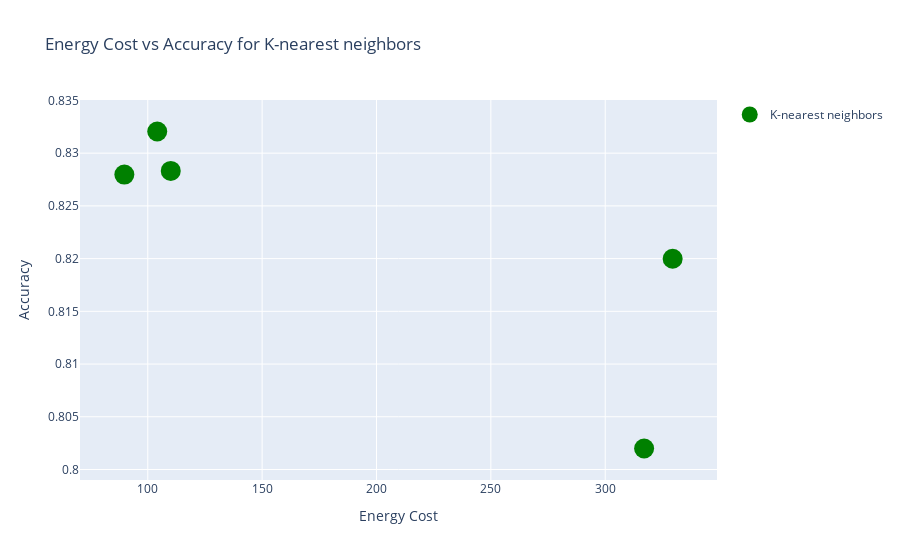
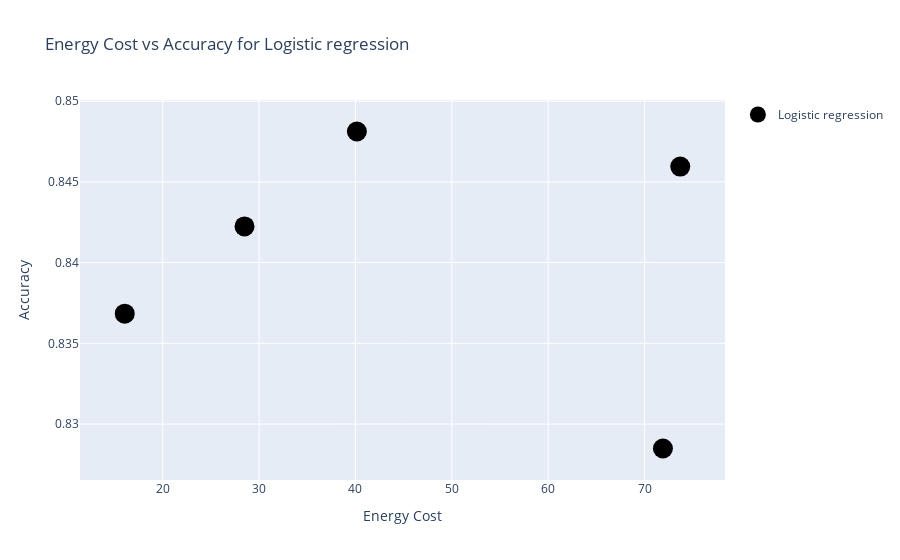
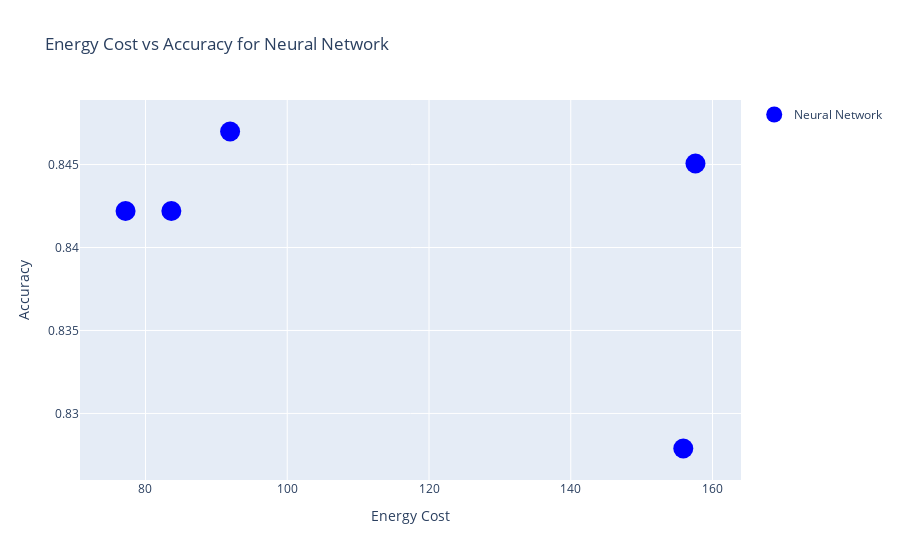

The notebook cell saved with these charts, in order:
### Markdown cell above
***Experts*** **figure 16** 
This heatmap provides a visual representation of the energy cost associated with different combinations of machine learning algorithms and Privacy Enhancement Techniques (PETs).
The x-axis represents the machine learning algorithms (Logistic Regression, Neural Network, and K-Nearest Neighbors), and the y-axis represents the PETs (Benchmark, Synthetic data, K3-anonimity, K10-anonimity, and K27-anonimity). Each cell in the heatmap corresponds to a specific combination of a machine learning algorithm and a PET. The color of the cell indicates the energy cost of that combination, with darker colors representing higher energy costs.
When you hover over a cell, a tooltip appears showing the PET, the machine learning algorithm, the accuracy, and the energy cost for that combination. This interactive feature allows users to easily access detailed information about each combination.
By examining the heatmap, users can identify which combinations of algorithms and PETs are most energy-efficient. This visualization provides a comprehensive overview of the energy costs associated with different machine learning algorithms and PETs, facilitating informed decision-making in machine learning applications.

***laymen*** 
This color-coded chart, or "heatmap," shows how much computer power different learning methods use when we add different privacy techniques. These techniques help protect the data being used. The chart has different learning methods on one side and privacy techniques on the other. Each square on the chart is a combination of a learning method and a privacy technique. The color of the square shows how much computer power the combination uses, with darker colors meaning more power. When you hover over a square, you can see more details about the combination. This chart helps us see which combinations use less power, helping us choose the best way for the computer to learn from the data.

### Code cell
# Assuming Data_log, Data_knn, Data_nn are your dataframes

# Concatenate your dataframes
frames = [Data_log, Data_knn, Data_nn]
df = pd.concat(frames)

# Group by the PET and Algorithm to find the sum of Energy and mean of Accuracy
df_grouped = df.groupby(['PET', 'Algorithm']).agg({'Energy':'sum', 'Accuracy':'mean'}).reset_index()

# Extract unique PET types and ML algorithms
PET_types = df_grouped['PET'].unique()
algorithms = df_grouped['Algorithm'].unique()

# Initialize marker sizes (this should be customized based on your needs)
# marker_sizes = [10, 20, 30, 40, 50]  # Adjust this list according to the number of unique PET types

# Create a mapping from PET type to marker size
# PET_to_size = dict(zip(PET_types, marker_sizes))
tints = ['green', 'black', 'blue']

# For each ML algorithm, create a scatter plot
for algorithm, tint in zip(algorithms, tints):
    df_filtered = df_grouped[df_grouped['Algorithm'] == algorithm]
    x_values = df_filtered['Energy'].values  # Energy values
    y_values = df_filtered['Accuracy'].values  # Accuracy values
#     sizes = [PET_to_size[PET] for PET in df_filtered['PET'].values]  # Sizes according to PET types
#     sizes = [ for PET in df_filtered['PET'].values]  # Sizes according to PET types


    # Create a scatter plot
    fig = go.Figure(data=[
        go.Scatter(
            x=x_values,
            y=y_values,
            
            mode='markers',
            marker=dict(
                size = 20,
                color = tint
#                 size=sizes,  # Set the size of the markers
#                 sizemode='diameter'  # Set the sizemode
            ),
            text=df_filtered['PET'].values,  # Set the text for the hover info
            name=algorithm  # Name of the ML algorithm
        )
    ])

    # Set the title and labels
    fig.update_layout(
        title=f'Energy Cost vs Accuracy for {algorithm}',
        xaxis_title='Energy Cost',
        yaxis_title='Accuracy',
        showlegend=True
    )

    # Show the figure
    fig.show()

### Figure 1 — Plotly figure (JSON) as saved in the notebook; plotly's stock layout.template omitted (floating-point values rounded to 4 significant figures)
{"data": [{"marker": {"color": "green", "size": 20}, "mode": "markers", "name": "K-nearest neighbors", "text": ["Benchmark", "K10-anonimity", "K27-anonimity", "K3-anonimity", "Synthetic data"], "type": "scatter", "x": [329.5, 104.1, 89.75, 110.0, 317.0], "y": [0.82, 0.8321, 0.828, 0.8283, 0.802]}], "layout": {"showlegend": true, "title": {"text": "Energy Cost vs Accuracy for K-nearest neighbors"}, "xaxis": {"title": {"text": "Energy Cost"}}, "yaxis": {"title": {"text": "Accuracy"}}}}

### Figure 2 — Plotly figure (JSON) as saved in the notebook; plotly's stock layout.template omitted (floating-point values rounded to 4 significant figures)
{"data": [{"marker": {"color": "black", "size": 20}, "mode": "markers", "name": "Logistic regression", "text": ["Benchmark", "K10-anonimity", "K27-anonimity", "K3-anonimity", "Synthetic data"], "type": "scatter", "x": [73.71, 28.49, 16.06, 40.15, 71.91], "y": [0.8459, 0.8422, 0.8368, 0.8481, 0.8285]}], "layout": {"showlegend": true, "title": {"text": "Energy Cost vs Accuracy for Logistic regression"}, "xaxis": {"title": {"text": "Energy Cost"}}, "yaxis": {"title": {"text": "Accuracy"}}}}

### Figure 3 — Plotly figure (JSON) as saved in the notebook; plotly's stock layout.template omitted (floating-point values rounded to 4 significant figures)
{"data": [{"marker": {"color": "blue", "size": 20}, "mode": "markers", "name": "Neural Network", "text": ["Benchmark", "K10-anonimity", "K27-anonimity", "K3-anonimity", "Synthetic data"], "type": "scatter", "x": [157.6, 83.65, 77.19, 91.94, 155.9], "y": [0.8451, 0.8422, 0.8422, 0.847, 0.8279]}], "layout": {"showlegend": true, "title": {"text": "Energy Cost vs Accuracy for Neural Network"}, "xaxis": {"title": {"text": "Energy Cost"}}, "yaxis": {"title": {"text": "Accuracy"}}}}
